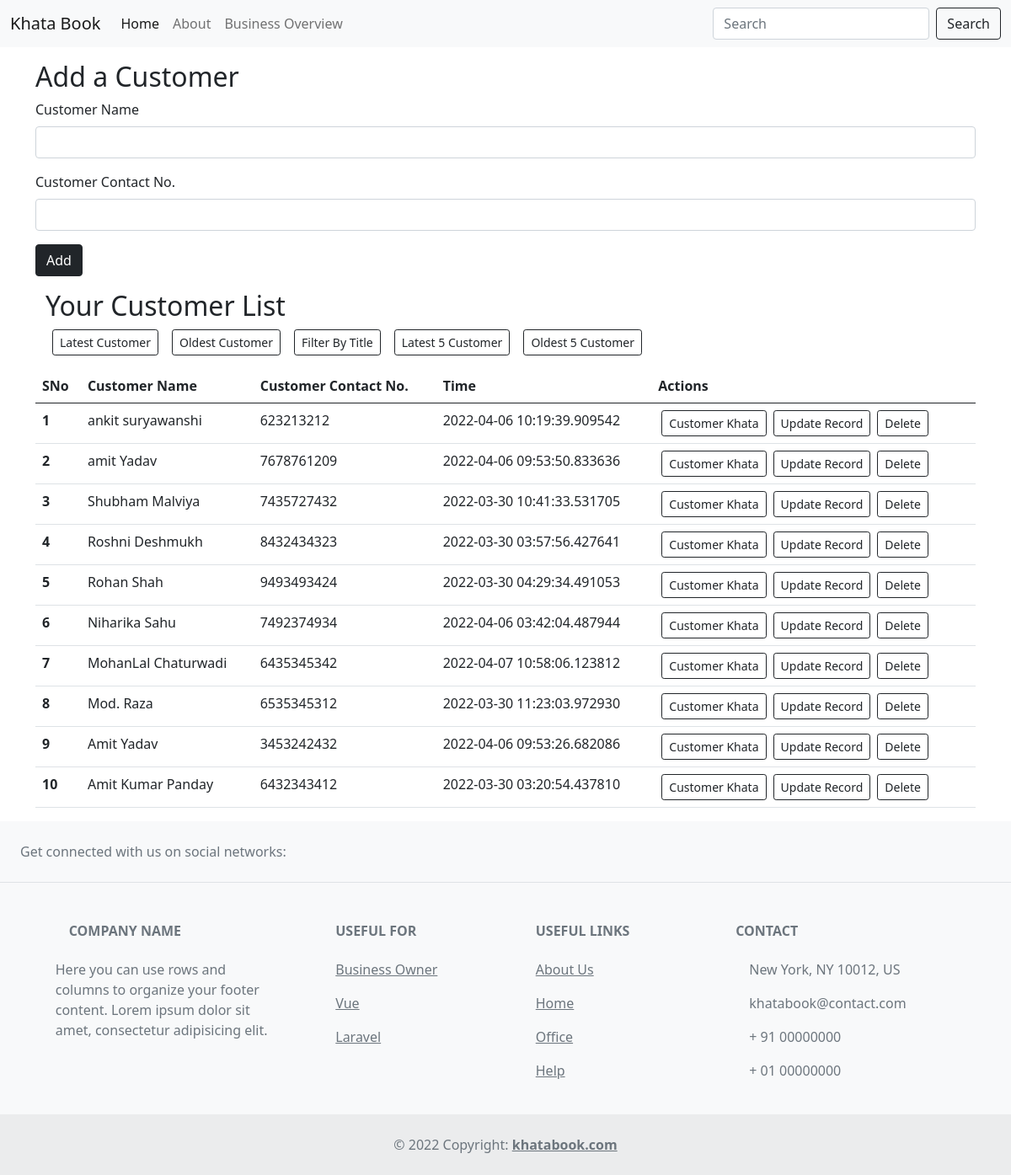
Page /bytitle on the committed database.
### app.py (models this page shows, shortened)
class Todo(db.Model):
    __tablename__ = 'todo'
    sno = db.Column(db.Integer, primary_key=True)
    title = db.Column(db.String(200), nullable=False)
    desc = db.Column(db.String(500), nullable=False)
    date_created = db.Column(db.DateTime, default=datetime.utcnow)

### app.py (the view)
@app.route('/bytitle')
def by_title():
    temptodo = Todo.query.order_by(Todo.title.desc()).all()
    return render_template('index.html', allTodo=temptodo)

### templates/index.html (shortened to what this page needs)
{% extends 'base.html' %}
{% block body %}
    <div class="container my-3">
        <h2>Add a Customer</h2>
        <form action="/" method="POST">
            <div class="mb-3">
              <label for="title" class="form-label">Customer Name</label>
              <input type="text" class="form-control" name="title" id="title" aria-describedby="emailHelp">
            </div>
            <div class="mb-3">
              <label for="desc" class="form-label">Customer Contact No.</label>
              <input type="text" class="form-control" name="desc" id="desc">
            </div>
            <button type="submit" class="btn btn-dark">Add</button>
          </form>
    </div>
    <div class="container my-3">
      <div class="container my-3">
        <h2>Your Customer List</h2>
        <a href="/latest" type="button" class="btn btn-outline-dark btn-sm mx-2">Latest Customer</button>
        <a href="/oldest" type="button" class="btn btn-outline-dark btn-sm mx-2">Oldest Customer</button>
        <a href="/bytitle" type="button" class="btn btn-outline-dark btn-sm mx-2">Filter By Title</button>
        <a href="/latest/5" type="button" class="btn btn-outline-dark btn-sm mx-2">Latest 5 Customer</button>
        <a href="/oldest/5" type="button" class="btn btn-outline-dark btn-sm mx-2">Oldest 5 Customer</button>
      </div>
                {% if allTodo|length == 0 %}
                <div class="alert alert-dark" role="alert">
                    No customer found with this name!
                  </div>
                    {% else %}
                    <table class="table">
                        <thead>
                          <tr>
                            <th scope="col">SNo</th>
                            <th scope="col">Customer Name</th>
                            <th scope="col">Customer Contact No.</th>
                            <th scope="col">Time</th>
                            <th scope="col">Actions</th>
                          </tr>
                        </thead>
                        <tbody>
              {% for todo in allTodo %}
              <tr>
                <th scope="row">{{loop.index}}</th>
                <td>{{todo.title| truncate(35)}}</td>
                <td>{{todo.desc| truncate(50)}}</td>
                <td>{{todo.date_created}}</td>
                <td>
                  <a href="/view/{{todo.sno}}" type="button" class="btn btn-outline-dark btn-sm mx-1">Customer Khata</button>
                  <a href="/update/{{todo.sno}}" type="button" class="btn btn-outline-dark btn-sm mx-1">Update Record</button>
                  <a href="/delete/{{todo.sno}}" type="button" class="btn btn-outline-dark btn-sm mx-1">Delete</button>
                </td>
              </tr>
              {% endfor %}
            </tbody>
            </table>
              {% endif %}
    </div>
{% endblock body %}

### rows in the picture
Todo: title "ankit suryawanshi", desc "623213212", date_created "2022-04-06 10:19:39.909542"
Todo: title "amit Yadav", desc "7678761209", date_created "2022-04-06 09:53:50.833636"
Todo: title "Shubham Malviya", desc "7435727432", date_created "2022-03-30 10:41:33.531705"
Todo: title "Roshni Deshmukh", desc "8432434323", date_created "2022-03-30 03:57:56.427641"
Todo: title "Rohan Shah", desc "9493493424", date_created "2022-03-30 04:29:34.491053"
Todo: title "Niharika Sahu", desc "7492374934", date_created "2022-04-06 03:42:04.487944"
Todo: title "MohanLal Chaturwadi", desc "6435345342", date_created "2022-04-07 10:58:06.123812"
Todo: title "Mod. Raza", desc "6535345312", date_created "2022-03-30 11:23:03.972930"
Todo: title "Amit Yadav", desc "3453242432", date_created "2022-04-06 09:53:26.682086"
Todo: title "Amit Kumar Panday", desc "6432343412", date_created "2022-03-30 03:20:54.437810"
